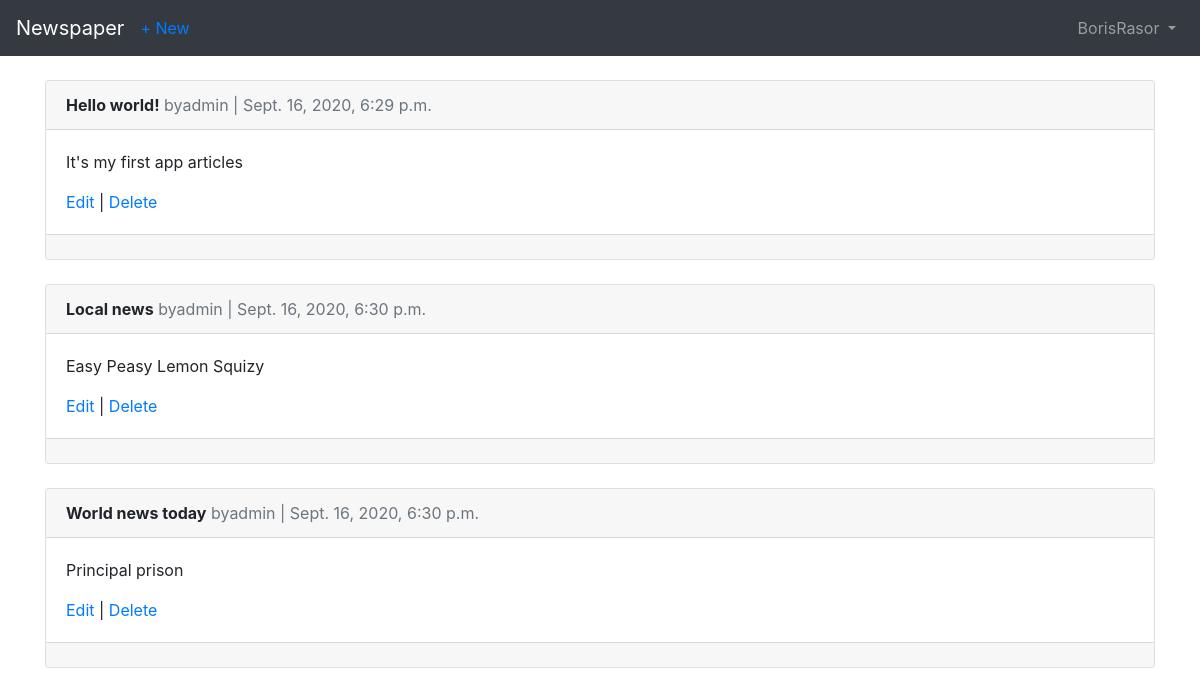
Page /articles/ (signed in) on the earlier database version.
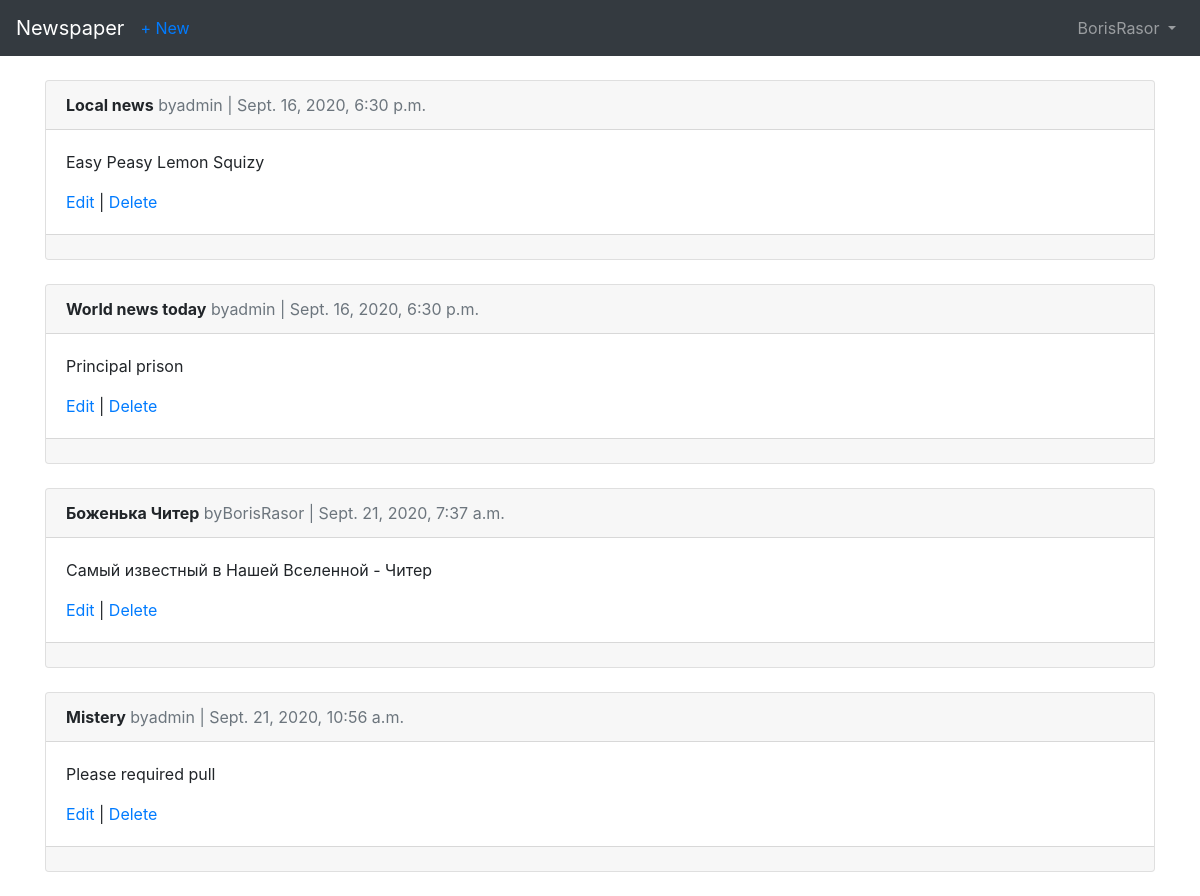
Same page on the later database version.
### users/models.py (models this page shows)
class CustomUser(AbstractUser):
    age = models.PositiveIntegerField(default=0)

### articles/models.py (models this page shows, shortened)
class Article(models.Model):
    title = models.CharField(max_length=255)
    body = models.TextField()
    date = models.DateTimeField(auto_now_add=True)
    author = models.ForeignKey(
        settings.AUTH_USER_MODEL,
        on_delete=models.CASCADE,
    )

### articles/views.py (the view)
# urls.py: path('', views.ArticleListView.as_view(), name='article_list'),
class ArticleListView(LoginRequiredMixin, ListView):
    model = models.Article
    template_name = 'article_list.html'
    login_url = 'login'

### templates/article_list.html (shortened to what this page needs)
{% extends 'base.html' %}
{% block content %}
{% for article in object_list %}
<div class="card">
    <div class="card-header">
        <span class="font-weight-bold">{{ article.title }}</span>
        <span class="text-muted">by{{ article.author }} | {{ article.date }}</span>
    </div>
    <div class="card-body">
        <p>{{ article.body }}</p>
        <a href="{% url 'article_edit' article.pk %}">Edit</a> |
        <a href="{% url 'article_delete' article.pk %}">Delete</a>
    </div>
    <div class="card-footer">
    </div>
</div>
<br />
{% endfor %}
{% endblock content %}

### templates/base.html (shortened to what this page needs)
<!doctype html>
<html lang="en">
  <head>
    <link rel="stylesheet" href="https://stackpath.bootstrapcdn.com/bootstrap/4.5.2/css/bootstrap.min.css">
  </head>
  <body>
  <nav class="navbar navbar-expand-md navbar-dark bg-dark mb-4">
    <a class="navbar-brand" href="{% url 'home' %}">Newspaper</a>
      {% if user.is_authenticated %}
      <ul class="navbar-nav mr-auto">
          <li class="nav-item"><a href="{% url 'article_new' %}">+ New</a> </li>
      </ul>
      {% endif %}
      <div class="collapse navbar-collapse" id="navbarCollapse">
      {% if user.is_authenticated %}
          <ul class="navbar-nav ml-auto">
        <li class="nav-item">
            <a class="nav-link dropdown-toggle" href="#" id="userMenu" data-toggle="dropdown"
            aria-haspopup="true" aria-expanded="false">
                {{user.username }}
                </a>
            </li>
              </ul>
          {%else %}
          <form class="form-inline ml-auto">
              <a href="{% url 'login' %}" class="btn btn-outline-secondary">Log in\</a>
              <a href="{% url 'signup' %}" class="btn btn-primary ml-2">Sign up</a>
              </form>
          {% endif %}
          </div>
      </nav>
  <div class="container">
      {% block content %}
      {% endblock %}
  </div>
  </body>
</html>

Differences in the rows shown:
removed Article: title "Hello world!", author "admin", date "Sept. 16, 2020, 6:29 p.m.", body "It's my first app articles"
added Article: title "Боженька Читер", author "BorisRasor", date "Sept. 21, 2020, 7:37 a.m.", body "Самый известный в Нашей Вселенной - Читер"
added Article: title "Mistery", author "admin", date "Sept. 21, 2020, 10:56 a.m.", body "Please required pull"
